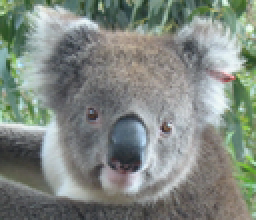
%> input picture 资料/Close-Formed Matting/teddy.bmp, 128 x 110 px, shrunk from 486 x 416 before the run (shown 2 times larger)
$ octave runMatting_Teddy.m   (GNU Octave 9; MATLAB toolbox functions it lacks are replaced by stand-ins)
%> lines starting %> are read from the running program, lines starting %| are printed output that depends on the picture; in (x1, y1, x2, y2) boxes, pixels count from 0 and x2, y2 are one past the last pixel; in counts of white or black regions, pixels touching at a corner belong together; the program's own positions count from 1
### 资料/Close-Formed Matting/runMatting.m

if (~exist('thr_alpha','var'))
  thr_alpha=[];
end
if (~exist('epsilon','var'))
  epsilon=[];
end
if (~exist('win_size','var'))
  win_size=[];
end

if (~exist('levels_num','var'))
  levels_num=1;
end
if (~exist('active_levels_num','var'))
  active_levels_num=1;
end

I=double(imread(img_name))/255;
mI=double(imread(scribs_img_name))/255;
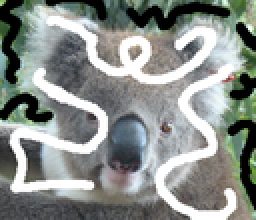
%> input picture 资料/Close-Formed Matting/teddy_m.bmp, 128 x 110 px, shrunk from 486 x 416 before the run (shown 2 times larger)
consts_map=sum(abs(I-mI),3)>0.001;
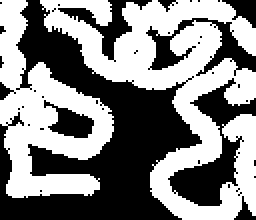
%> consts_map: size 110x128 logical (shown 2 times larger); 51.8% white; 40 black regions (31 under 20 px), largest, box (x1, y1, x2, y2) and area: (0, 0, 101, 110) 4418, (84, 39, 128, 103) 946, (73, 9, 128, 38) 538
if (size(I,3)==3)
  consts_vals=rgb2gray(mI).*consts_map;
end
if (size(I,3)==1)
  consts_vals=mI.*consts_map;
end


alpha=solveAlphaC2F(I,consts_map,consts_vals,levels_num, ...
                    active_levels_num,thr_alpha,epsilon,win_size);

figure, imshow(alpha);
drawnow;
[F,B]=solveFB(I,alpha);

figure, imshow([F.*repmat(alpha,[1,1,3]),B.*repmat(1-alpha,[1,1,3])])

### 资料/Close-Formed Matting/downSmpIm.m
function I=downSmpIm(I,filtS)
%> called with filtS = 2

if(~exist('filtS','var'))
  filtS=1;
end
if (filtS==2)
  filt=[1,4,6,4,1]/16;
end
if (filtS==1)
  filt=[1,2,1]/4;
end

for i=1:size(I,3)
  for j=1:size(I,4)
    I(:,:,i,j)=conv2(filt,filt',I(:,:,i,j),'same');
  end
end

I=I(filtS+1:2:end-filtS,filtS+1:2:end-filtS,:,:);
%> I: size 53x62x3 double

### 资料/Close-Formed Matting/solveAlphaC2F.m
function alpha=solveAlphaC2F(I,consts_map,consts_vals,levels_num,active_levels_num,varargin);


  if (length(varargin)>0)
    if (~isempty(varargin{1}))
      thr_alpha=varargin{1};
    end
  end

  if (~exist('thr_alpha','var'))
    thr_alpha=0.02;
  end
  erode_mask_w=1;
  active_levels_num=max(active_levels_num,1);
  if (levels_num>1)
    sI=downSmpIm(I,2);
    s_consts_map=round(downSmpIm(double(consts_map),2));
%> s_consts_map: size 53x62 double; values 0 (black) and 1 (white), 53.1% white; 15 black regions (8 under 20 px), largest, box (x1, y1, x2, y2) and area: (0, 0, 50, 53) 1007, (42, 33, 59, 51) 151, (14, 0, 32, 14) 81
    s_consts_vals=round(downSmpIm(double(consts_vals),2));
%> call 3 of downSmpIm, with filtS = 2
%> after the loop in downSmpIm (call 3), `for i=1:size(I,3)`:
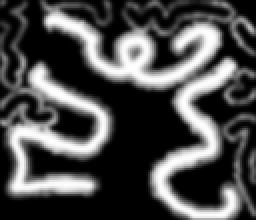
%> I: size 110x128 double (shown 2 times larger); min 0, max 0.999, mean 0.303
%> s_consts_vals: size 53x62 double; values 0 (black) and 1 (white), 28.5% white; 11 white regions (8 under 20 px), largest, box (x1, y1, x2, y2) and area: (1, 15, 27, 48) 327, (10, 1, 54, 21) 322, (37, 14, 59, 53) 274
    s_alpha=solveAlphaC2F(sI,s_consts_map,s_consts_vals,levels_num-1,...
                          min(levels_num-1,active_levels_num),varargin{:});
    alpha=upSampleAlphaUsingImg(s_alpha,sI,I,varargin{2:end});
    talpha=alpha.*(1-consts_map)+consts_vals;
    consts_map=min(consts_map+imerode((alpha>=(1-thr_alpha)),ones(erode_mask_w*2+1))+imerode((alpha<=(thr_alpha)),ones(erode_mask_w*2+1)),1);
    consts_vals=round(talpha).*consts_map;
    %figure, imshow([consts_map,alpha])
  end
  if (active_levels_num>=levels_num)
    alpha=solveAlpha(I,consts_map,consts_vals,varargin{2:end});
  end


### 资料/Close-Formed Matting/solveAlpha.m
function alpha=solveAlpha(I,consts_map,consts_vals,varargin)

  [h,w,c]=size(I);
%> h = 53; w = 62; c = 3
  img_size=w*h;
%> img_size = 3286

  A=getLaplacian1(I,consts_map,varargin{:});

  D=spdiags(consts_map(:),0,img_size,img_size);
  lambda=100;
  x=(A+lambda*D)\(lambda*consts_map(:).*consts_vals(:));


  alpha=max(min(reshape(x,h,w),1),0);

### 资料/Close-Formed Matting/getLaplacian1.m
function [A,A1]=getLaplacian1(I,consts,epsilon,win_size)
%> called with epsilon = [], win_size = []

  if (~exist('epsilon','var'))
    epsilon=0.0000001;
  end
  if (isempty(epsilon))
    epsilon=0.0000001;
  end
  if (~exist('win_size','var'))
    win_size=1;
  end
  if (isempty(win_size))
    win_size=1;
  end

  neb_size=(win_size*2+1)^2;
  [h,w,c]=size(I);
%> h = 53; w = 62; c = 3
  n=h; m=w;
%> after `n=h`: n = 53
%> after `m=w`: m = 62
  img_size=w*h;
%> img_size = 3286
  consts=imerode(consts,ones(win_size*2+1));
%> consts: size 53x62 double; values 0 (black) and 1 (white), 30% white; 6 white regions (2 under 20 px), largest, box (x1, y1, x2, y2) and area: (11, 0, 62, 53) 558, (0, 16, 27, 48) 305, (0, 0, 5, 20) 75, (57, 18, 62, 24) 23

  indsM=reshape([1:img_size],h,w);

  tlen=sum(sum(1-consts(win_size+1:end-win_size,win_size+1:end-win_size)))*(neb_size^2);
%> tlen = 175851

  row_inds=zeros(tlen ,1);
  col_inds=zeros(tlen,1);
  vals=zeros(tlen,1);
  len=0;
  for j=1+win_size:w-win_size
    for i=win_size+1:h-win_size
      if (consts(i,j))
        continue
      end
      win_inds=indsM(i-win_size:i+win_size,j-win_size:j+win_size);
      win_inds=win_inds(:);
      winI=I(i-win_size:i+win_size,j-win_size:j+win_size,:);
      winI=reshape(winI,neb_size,c);
      win_mu=mean(winI,1)';
      win_var=inv(winI'*winI/neb_size-win_mu*win_mu' +epsilon/neb_size*eye(c));

      winI=winI-repmat(win_mu',neb_size,1);
      tvals=(1+winI*win_var*winI')/neb_size;

      row_inds(1+len:neb_size^2+len)=reshape(repmat(win_inds,1,neb_size),...
                                             neb_size^2,1);
      col_inds(1+len:neb_size^2+len)=reshape(repmat(win_inds',neb_size,1),...
                                             neb_size^2,1);
      vals(1+len:neb_size^2+len)=tvals(:);
      len=len+neb_size^2;
    end
  end
%> after the loop, len = 175851

  vals=vals(1:len);
  row_inds=row_inds(1:len);
  col_inds=col_inds(1:len);
  A=sparse(row_inds,col_inds,vals,img_size,img_size);

  sumA=sum(A,2);
%> sumA = 3286 values, max 9 at index 1840, min 0 at index 1, mean 5.95
%> in solveAlpha, `x=(A+lambda*D)\(lambda*consts_map(:).*consts_vals(:));`: x = 3286 values, max 1.45 at index 2081, min -1.58 at index 1633, mean 0.383
  A=spdiags(sumA(:),0,img_size,img_size)-A;

return

### 资料/Close-Formed Matting/getLinearCoeff.m
function coeff=getLinearCoeff(alpha,I,epsilon,win_size)
%> called with epsilon = [], win_size = []

  if (~exist('epsilon','var'))
    epsilon=0.0000001;
  end
  if (isempty(epsilon))
    epsilon=0.0000001;
  end
  if (~exist('win_size','var'))
    win_size=1;
  end
  if (isempty(win_size))
    win_size=1;
  end
  neb_size=(win_size*2+1)^2;
  [h,w,c]=size(I);
  n=h; m=w;
%> after `n=h`: n = 53
%> after `m=w`: m = 62
  img_size=w*h;


  indsM=reshape([1:img_size],h,w);

  coeff=zeros(h,w,c+1);


  for j=1+win_size:w-win_size
    for i=win_size+1:h-win_size

      win_inds=indsM(i-win_size:i+win_size,j-win_size:j+win_size);
      win_inds=win_inds(:);
      winI=I(i-win_size:i+win_size,j-win_size:j+win_size,:);
      winI=reshape(winI,neb_size,c);


      G=[[winI,ones(neb_size,1)];[eye(c)*epsilon^0.5,zeros(c,1)]];

      tcoeff=inv(G'*G)*G'*[alpha(win_inds);zeros(c,1)];
      coeff(i,j,:)=reshape(tcoeff,1,1,c+1);


    end
  end


  coeff(1:win_size,:,:)=repmat(coeff(win_size+1,:,:),win_size,1);
%> coeff: size 53x62x4 double; mean R, G, B, A -1.8, 3.9, -1.5, 0; mean of the top-left, top-right, bottom-left and bottom-right quarters 0.184, 0.146, 0.141, 0.179
  coeff(end-win_size+1:end,:,:)=repmat(coeff(end-win_size,:,:),win_size,1);
%> coeff: size 53x62x4 double; mean R, G, B, A -1.8, 4.1, -1.7, 0
  coeff(:,1:win_size,:)=repmat(coeff(:,win_size+1,:),1,win_size);
%> coeff: size 53x62x4 double; mean R, G, B, A -1.9, 4.2, -1.6, 0
  coeff(:,end-win_size+1:end,:)=repmat(coeff(:,end-win_size,:),1,win_size);
%> coeff: size 53x62x4 double; mean R, G, B, A -1.9, 4.2, -1.7, 0


### 资料/Close-Formed Matting/upSmpIm.m
function nI= upSmpIm(I,new_imgSize,filtS)
%> called with new_imgSize = [110 128]

if(~exist('filtS','var'))
  filtS=1;
end
if (filtS==2)
  filt=[1,4,6,4,1]/8;
end
if (filtS==1)
  filt=[1,2,1]/2;
end
if (filtS==0)
  filt=[1];
end


id=floor((new_imgSize(1)-size(I,1)*2+1)/2);
%> id = 2
iu=ceil((new_imgSize(1)-size(I,1)*2+1)/2);
%> iu = 3
jd=floor((new_imgSize(2)-size(I,2)*2+1)/2);
%> jd = 2
ju=ceil((new_imgSize(2)-size(I,2)*2+1)/2);

nI=zeros(new_imgSize(1)+2*filtS,new_imgSize(2)+2*filtS,size(I,3),size(I, ...
                                                  4));
nI(id+filtS+1:2:end-iu-filtS,jd+filtS+1:2:end-ju-filtS,:,:)=I;
nI(id+filtS-1:-2:1,:,:,:)=repmat(nI(id+filtS+1,:,:,:),ceil((id+filtS-1)/2),1);
%> nI: size 112x130x4 double; mean R, G, B, A -0.4, 0.9, -0.4, 0; mean of the top-left, top-right, bottom-left and bottom-right quarters 0.045, 0.0366, 0.031, 0.0356

nI(end-iu-filtS+2:2:end,:,:,:)=repmat(nI(end-iu-filtS,:,:,:),ceil((iu+filtS-1)/2),1);
%> nI: size 112x130x4 double; mean R, G, B, A -0.4, 1, -0.5, 0
nI(:,jd+filtS-1:-2:1,:,:)=repmat(nI(:,jd+filtS+1,:,:),1,ceil((jd+filtS-1)/2));
%> nI: size 112x130x4 double; mean R, G, B, A -0.5, 1.1, -0.5, 0
nI(:,end-ju-filtS+2:2:end,:,:)=repmat(nI(:,end-ju-filtS,:,:),1,ceil((ju+filtS-1)/2));
%> nI: size 112x130x4 double; mean R, G, B, A -0.4, 1.1, -0.5, 0


for i=1:size(nI,3)
  for j=1:size(nI,4)
    nI(:,:,i,j)=conv2(filt,filt',nI(:,:,i,j),'same');
  end
end


nI=nI(filtS+1:end-filtS,filtS+1:end-filtS,:,:);
%> nI: size 110x128x4 double

### 资料/Close-Formed Matting/upSampleAlphaUsingImg.m
function balpha=upSampleAlphaUsingImg(alpha,I,bI,varargin)


  coeff=getLinearCoeff(alpha,I,varargin{:});

  bcoeff=upSmpIm(coeff,[size(bI,1),size(bI,2)]);

  balpha=bcoeff(:,:,end);

  for k=1:size(bI,3)
    balpha=balpha+bcoeff(:,:,k).*bI(:,:,k);
  end
%> in solveAlphaC2F, `consts_map=min(consts_map+imerode((alpha>=(1-thr_alpha)),ones(erode_ma..`: consts_map: size 110x128 double; values 0 (black) and 1 (white), 57.4% white; 29 black regions (21 under 20 px), largest, box (x1, y1, x2, y2) and area: (0, 0, 101, 110) 3858, (84, 39, 122, 103) 858, (73, 9, 128, 38) 537
%> in getLaplacian1 (call 2), `consts=imerode(consts,ones(win_size*2+1));`: consts: size 110x128 double; values 0 (black) and 1 (white), 42.5% white; 9 white regions (2 under 20 px), largest, box (x1, y1, x2, y2) and area: (0, 0, 56, 98) 2037, (21, 0, 117, 44) 1953, (76, 30, 120, 110) 1007


### 资料/Close-Formed Matting/solveFB.m
function [F,B]=solveFB(I,alpha)
  [h,w,c]=size(I);
  mask=(alpha>=0.02).*(alpha<=0.98);
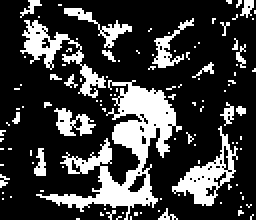
%> mask: size 110x128 double (shown 2 times larger); values 0 (black) and 1 (white), 24% white; 113 white regions (99 under 20 px), largest, box (x1, y1, x2, y2) and area: (18, 40, 91, 110) 1502, (10, 10, 53, 49) 423, (86, 63, 119, 103) 417
  [Gx,Gy,Gd1,Gd2]=getGMatByMask(w,h,mask);
  G=[Gx;Gy;Gd1;Gd2];
  Ga=G*alpha(:);
  wgf=abs(Ga).^0.5+0.003*repmat((1-alpha(:)),4,1);
  wgb=abs(Ga).^0.5+0.003*repmat(alpha(:),4,1);


  wf=(alpha(:)>0.98)*100+0.03*alpha(:).*(alpha(:)>0.7)+0.01*(alpha(:)<0.02);
  wb=(alpha(:)<0.02)*100+0.03*(1-alpha(:)).*(alpha(:)<0.3)+0.01*(alpha(:)>0.98);


  wgf=spdiags(wgf(:),0,length(wgf),length(wgf));
  wgb=spdiags(wgb(:),0,length(wgb),length(wgb));
  wf=spdiags(wf(:),0,length(wf),length(wf));
  wb=spdiags(wb(:),0,length(wb),length(wb));


  for t=1:c
    tI=I(:,:,t);
    Ag=[wgf*G,sparse(size(G,1),size(G,2));sparse(size(G,1),size(G,2)),wgb* ...
        G];
    bg=zeros(size(Ag,1),1);
    Ai=[wf,sparse(w*h,w*h);sparse(w*h,w*h),wb];
    bi=[wf*tI(:).*(alpha(:)>0.02);wb*tI(:).*(alpha(:)<0.98)];
    As=[spdiags(alpha(:),0,w*h,w*h),spdiags(1-alpha(:),0,w*h,w*h)];
    bs=tI(:);
    A=[Ai;As;Ag];
    b=[bi;bs;bg];
    x=(A'*A)\(A'*b);
    F(:,:,t)=reshape(x(1:w*h),h,w);
    B(:,:,t)=reshape(x(w*h+1:end),h,w);

  end

### 资料/Close-Formed Matting/getGMatByMask.m
function [Gx,Gy,G3,G4]=getGMatByMask(w,h,mask)
%> called with w = 128, h = 110
imgSize=w*h;

dS=[1,-1];
filtSizeS=1;


%indsGx1=[]; indsGx2=[]; valsGx=[];
%indsGy1=[]; indsGy2=[]; valsGy=[];
indsGx1=zeros(imgSize*2,1);
indsGx2=zeros(imgSize*2,1);
valsGx=zeros(imgSize*2,1);
indsGy1=zeros(imgSize*2,1);
indsGy2=zeros(imgSize*2,1);
valsGy=zeros(imgSize*2,1);
indsG31=zeros(imgSize*2,1);
indsG32=zeros(imgSize*2,1);
valsG3=zeros(imgSize*2,1);
indsG41=zeros(imgSize*2,1);
indsG42=zeros(imgSize*2,1);
valsG4=zeros(imgSize*2,1);

indy=0; indx=0; ind3=0; ind4=0;

for x=1:w-1,
  for y=1:h,
    if ((~mask(y,x))&(~mask(y,x+1)))
      continue
    end
    for disp=0:filtSizeS,
      indx=indx+1;
      indsGx1(indx)=imIndexToVect(y,x,h);
      indsGx2(indx)=imIndexToVect(y,x+disp,h);
      valsGx(indx)=dS(disp+1);
    end
  end
end
%> after the loop, indx = 8382
for x=1:w,
  for y=1:h-1,
    if ((~mask(y,x))&(~mask(y+1,x)))
      continue
    end
    for disp=0:filtSizeS,
      indy=indy+1;
      indsGy1(indy)=imIndexToVect(y,x,h);
      indsGy2(indy)=imIndexToVect(y+disp,x,h);
      valsGy(indy)=dS(disp+1);
    end;
  end;
end
%> after the loop, indy = 8326

for x=1:w-1,
  for y=1:h-1,
    if ((~mask(y,x))&(~mask(y+1,x+1)))
      continue
    end
    for disp=0:filtSizeS,
      ind3=ind3+1;
      indsG31(ind3)=imIndexToVect(y,x,h);
      indsG32(ind3)=imIndexToVect(y+disp,x+disp,h);
      valsG3(ind3)=dS(disp+1);
    end
  end
end
%> after the loop, ind3 = 8710

for x=1:w-1,
  for y=2:h,
    if ((~mask(y,x))&(~mask(y-1,x+1)))
      continue
    end
    for disp=0:filtSizeS,
      ind4=ind4+1;
      indsG41(ind4)=imIndexToVect(y,x,h);
      indsG42(ind4)=imIndexToVect(y-disp,x+disp,h);
      valsG4(ind4)=dS(disp+1);
    end;
  end;
end;
%> after the loop, ind4 = 8712
%> after the loop in solveFB, `for t=1:c`:
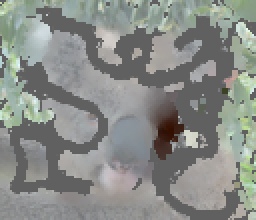
%> B: size 110x128x3 double (shown 2 times larger); mean R, G, B 0.255, 0.276, 0.249; drawn with min black and max white
%> after the loop in solveFB, `for t=1:c`:
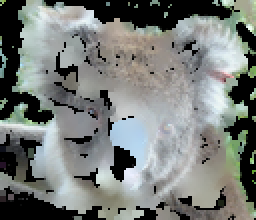
%> F: size 110x128x3 double (shown 2 times larger); mean R, G, B 0.477, 0.494, 0.482; drawn with min black and max white
%> `imshow([F.*repmat(alpha,[1,1,3]),B.*repmat(1-alpha,[1,1,3])])`:
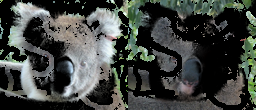
%> displayed picture: size 110x256x3, on the screen's scale of 0 to 255; mean R, G, B 64.2, 68.1, 64.6
%'done inds'
indsGx1=indsGx1(1:indx);
indsGx2=indsGx2(1:indx);
valsGx=valsGx(1:indx);
indsGy1=indsGy1(1:indy);
indsGy2=indsGy2(1:indy);
valsGy=valsGy(1:indy);
indsG31=indsG31(1:ind3);
indsG32=indsG32(1:ind3);
valsG3=valsG3(1:ind3);
indsG41=indsG41(1:ind4);
indsG42=indsG42(1:ind4);
valsG4=valsG4(1:ind4);


Gx=sparse(indsGx1,indsGx2,valsGx,imgSize,imgSize);
Gy=sparse(indsGy1,indsGy2,valsGy,imgSize,imgSize);
G3=sparse(indsG31,indsG32,valsG3,imgSize,imgSize);
G4=sparse(indsG41,indsG42,valsG4,imgSize,imgSize);

### 资料/Close-Formed Matting/runMatting_Teddy.m
img_name='teddy.bmp';

scribs_img_name='teddy_m.bmp';


levels_num=2;
active_levels_num=2;

sig=0.1^5;

runMatting
